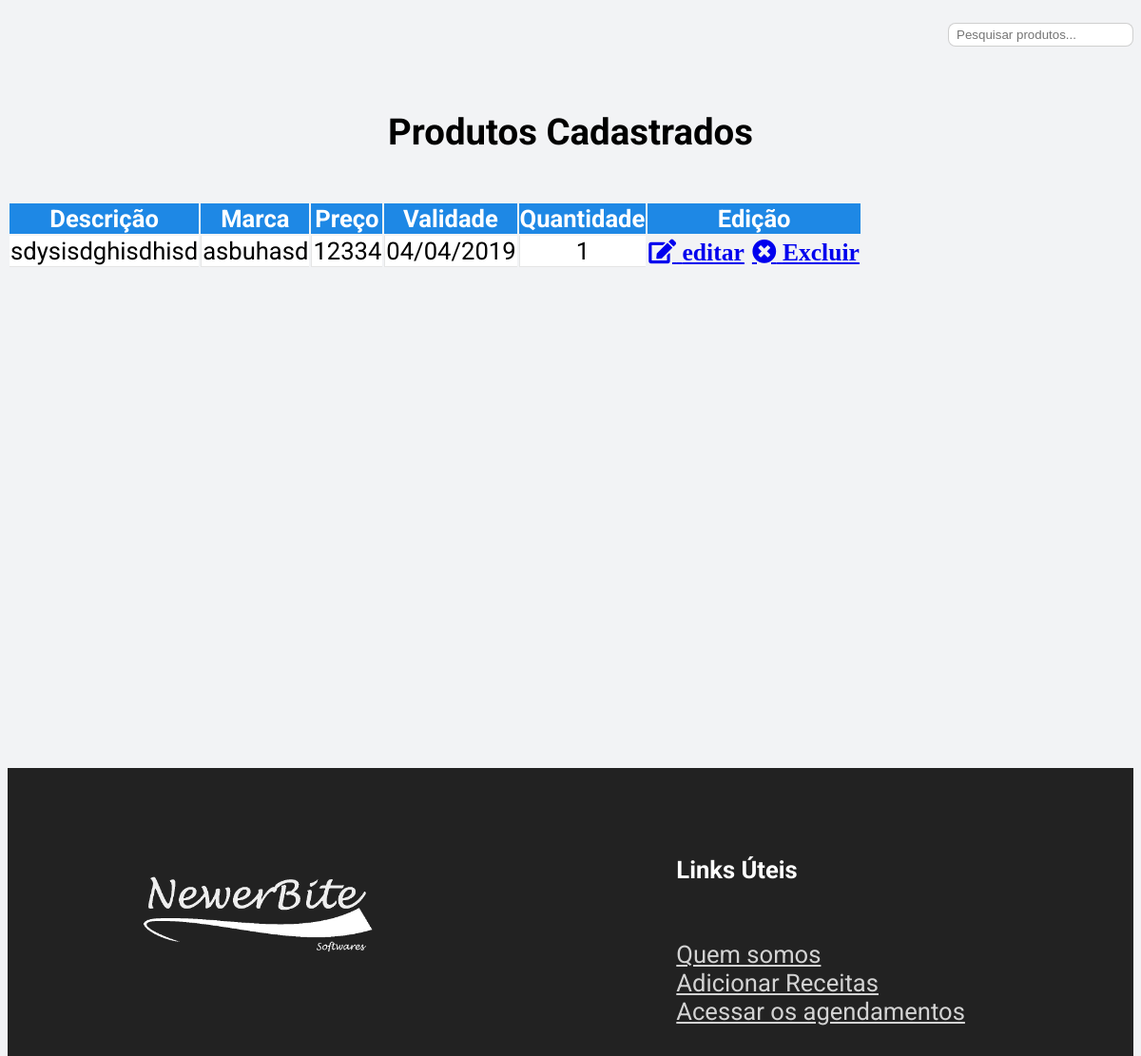
/visualizarproduto.php (signed in), run on an earlier commit of the app's database.
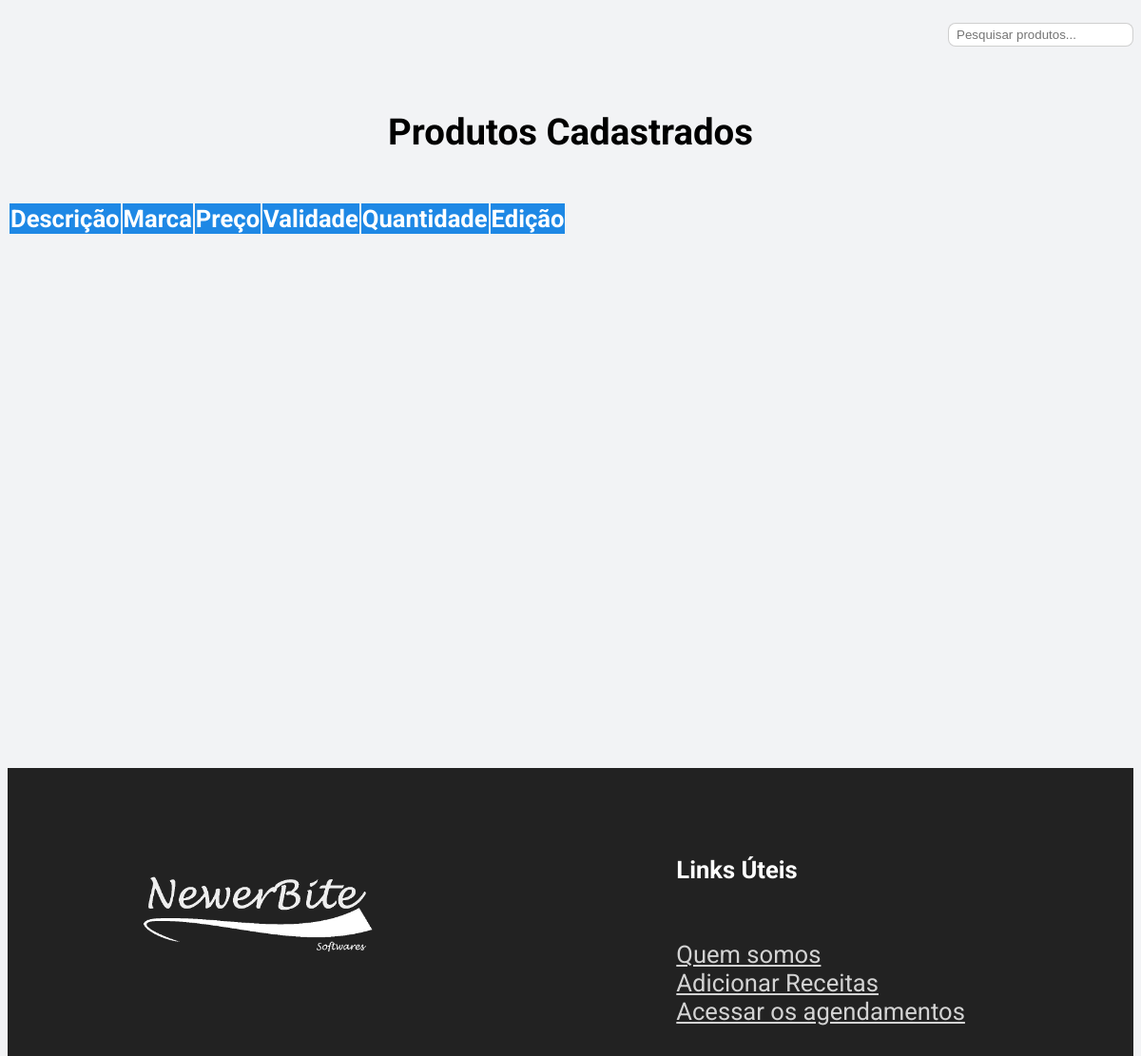
And on a later commit of the database.
### tables this page shows
CREATE TABLE `produto` (
  `id_produto` int(10) NOT NULL,
  `id_tipo_produto` int(10) NOT NULL,
  `id_fornecedor` int(10) NOT NULL,
  `des_produto` varchar(100) NOT NULL,
  `marca` varchar(50) NOT NULL,
  `preco` double NOT NULL,
  `data_validade` date DEFAULT NULL,
  `data_compra` date DEFAULT NULL,
  `quantidade` double DEFAULT NULL,
  `prod_ml` int(6) DEFAULT NULL,
  `prod_g` int(6) DEFAULT NULL
);

### visualizarproduto.php (the view, shortened to what this page needs)
<!DOCTYPE html PUBLIC "-//W3C//DTD XHTML 1.0 Transitional//EN"
"http://www.w3.org/TR/xhtml1/DTD/xhtml1-transitional.dtd">
<html xmlns="http://www.w3.org/1999/xhtml">
<head>
    <link rel="stylesheet" type="text/css" href="css/agendamento.css">
    <link rel="stylesheet" href="https://maxcdn.bootstrapcdn.com/font-awesome/4.7.0/css/font-awesome.min.css" >
    <link rel="stylesheet" href="https://use.fontawesome.com/releases/v5.5.0/css/all.css">
</head>
<body>
    <section>
        <div class="container">
            <div class="search__person__container">
                <form class="search__person">
                    <input id="myInput" type="text" placeholder="Pesquisar produtos...">
                </form>
            </div>
            <h4 class="container__title">Produtos Cadastrados</h4>
            <div class="table-responsive">
                <table class="table table">
                    <thead class="tableHead">
                        <tr>
                            <th>Descrição</th>
                            <th>Marca</th>
                            <th>Preço</th>
                            <th>Validade</th>
                            <th>Quantidade</th>
                            <th>Edição</th>
                        </tr>
                    </thead>
                    <tbody name="table" class="tableBody">
                      <?php
                      include "conexao.php";
                      $busca = mysqli_query($conexao, "SELECT id_produto, des_produto, marca,
                        preco, date_format(data_validade, '%d/%m/%Y') as data_validade, quantidade
                      FROM produto ORDER BY quantidade");
                      while($ver = mysqli_fetch_row($busca)){
                          echo "<tr>";
                          echo "<td>$ver[1]</td>";
                          echo "<td>$ver[2]</td>";
                          echo "<td>$ver[3]</td>";
                          echo "<td>$ver[4]</td>";
                          echo "<td>$ver[5]</td>";
                          echo '<td style="background:transparent !important;border:none !important;">
                                <a class="btn btn-outline-primary text-primary fas fa-edit" href="editProduto.php?id_produto='.$ver[0].'"> editar</a>';
                          echo '<a class="btn btn-outline-danger text-danger fas fa-times-circle" href="deleteProduto.php?id_produto='.$ver[0].'"> Excluir</a>';
                          echo '</td>';
                      }
                         ?>
                    </tbody>
                </table>
            </div>
        </div>
    </section>
    <section id="footer"></section>
</body>
</html>

### css/agendamento.css (style rules this page uses)
body { font-family: 'Roboto'; height: 100vh; background-color: #f2f3f5 !important; }
* { box-sizing: border-box; }
.container { height: 100vh; }
.table-responsive { margin: 32px 0 64px !important; }
.tableHead th { text-align: center; position: sticky; top: 0; background-color: #1e88e5; color: #fff; width: auto; cursor: default; }
.container__title { text-align: center; font-size: 1.5em; }
.table { text-align: center; }
.table-responsive { overflow: visible ; height: 70%; margin: 32px; margin-bottom: 64px; }
.search__person__container { display: flex; justify-content: flex-end; }
.search__person { padding: 16px 0px; }
.search__person input { border: solid 1px rgba(0, 0, 0, 0.19); border-radius: 8px; padding: 4px 8px; cursor: pointer; }
.tableBody td + td { border-left: solid 1px rgba(0,0,0,.1) !important; }
.table td { border-bottom: solid 1px rgba(0,0,0,.1) !important; background-color: #fff; cursor: default; }
td a.btn + a.btn { margin-left: 8px; }

### visualizarproduto.php (style rules this page uses)
body { font-family: 'Roboto'; font-size: 1.6em; }

What changed in the data, as far as the page shows it:
removed produto: des_produto "sdysisdghisdhisd", marca "asbuhasd", preco "12334", ver "04/04/2019", quantidade "1"
